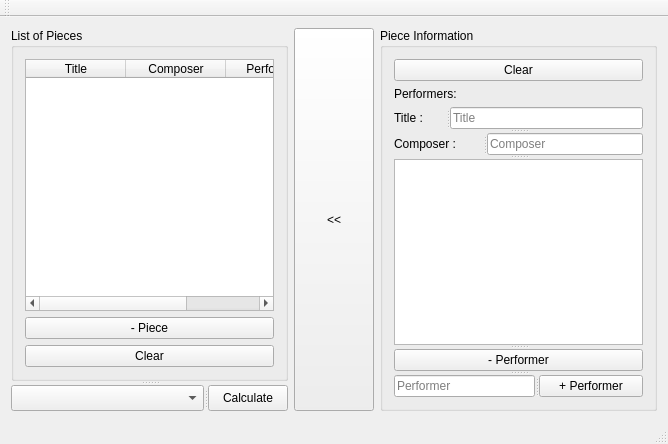
<?xml version="1.0" encoding="UTF-8"?>
<ui version="4.0">
 <class>MainWindow</class>
 <widget class="QMainWindow" name="MainWindow">
  <property name="geometry">
   <rect>
    <x>0</x>
    <y>0</y>
    <width>668</width>
    <height>444</height>
   </rect>
  </property>
  <property name="windowTitle">
   <string>Orchestrator</string>
  </property>
  <property name="toolTip">
   <string>Remove Selected Piece from List</string>
  </property>
  <widget class="QWidget" name="centralWidget">
   <layout class="QGridLayout" name="gridLayout_3">
    <item row="0" column="0">
     <widget class="QSplitter" name="splitter_5">
      <property name="orientation">
       <enum>Qt::Vertical</enum>
      </property>
      <widget class="QGroupBox" name="groupBox_2">
       <property name="sizePolicy">
        <sizepolicy hsizetype="Preferred" vsizetype="Preferred">
         <horstretch>0</horstretch>
         <verstretch>0</verstretch>
        </sizepolicy>
       </property>
       <property name="title">
        <string>List of Pieces</string>
       </property>
       <layout class="QGridLayout" name="gridLayout_2">
        <item row="2" column="0">
         <widget class="QPushButton" name="clrPcListBtn">
          <property name="toolTip">
           <string>Clear the list</string>
          </property>
          <property name="text">
           <string>Clear</string>
          </property>
         </widget>
        </item>
        <item row="0" column="0">
         <widget class="QSplitter" name="splitter_6">
          <property name="orientation">
           <enum>Qt::Horizontal</enum>
          </property>
          <widget class="QTableWidget" name="pcTable">
           <property name="toolTip">
            <string>Descriptions of Pieces</string>
           </property>
           <property name="columnCount">
            <number>3</number>
           </property>
           <attribute name="horizontalHeaderStretchLastSection">
            <bool>true</bool>
           </attribute>
           <column>
            <property name="text">
             <string>Title</string>
            </property>
           </column>
           <column>
            <property name="text">
             <string>Composer</string>
            </property>
           </column>
           <column>
            <property name="text">
             <string>Performers</string>
            </property>
           </column>
          </widget>
         </widget>
        </item>
        <item row="1" column="0">
         <widget class="QPushButton" name="subPcBtn">
          <property name="toolTip">
           <string>Remove selected piece from the list</string>
          </property>
          <property name="text">
           <string>- Piece</string>
          </property>
         </widget>
        </item>
       </layout>
       <zorder>splitter_6</zorder>
       <zorder>splitter_6</zorder>
       <zorder>clrPcListBtn</zorder>
       <zorder>subPcBtn</zorder>
      </widget>
      <widget class="QSplitter" name="splitter_8">
       <property name="orientation">
        <enum>Qt::Horizontal</enum>
       </property>
       <widget class="QComboBox" name="resCombo">
        <property name="sizePolicy">
         <sizepolicy hsizetype="Preferred" vsizetype="Fixed">
          <horstretch>5</horstretch>
          <verstretch>0</verstretch>
         </sizepolicy>
        </property>
        <property name="toolTip">
         <string>Calculation Result</string>
        </property>
       </widget>
       <widget class="QPushButton" name="calcBtn">
        <property name="sizePolicy">
         <sizepolicy hsizetype="Minimum" vsizetype="Fixed">
          <horstretch>1</horstretch>
          <verstretch>0</verstretch>
         </sizepolicy>
        </property>
        <property name="toolTip">
         <string>Calculate the optimal schedule arrangement</string>
        </property>
        <property name="text">
         <string>Calculate</string>
        </property>
       </widget>
      </widget>
     </widget>
    </item>
    <item row="0" column="1">
     <widget class="QPushButton" name="addPcBtn">
      <property name="sizePolicy">
       <sizepolicy hsizetype="Minimum" vsizetype="Minimum">
        <horstretch>0</horstretch>
        <verstretch>0</verstretch>
       </sizepolicy>
      </property>
      <property name="text">
       <string>&lt;&lt;</string>
      </property>
     </widget>
    </item>
    <item row="0" column="2">
     <widget class="QGroupBox" name="groupBox">
      <property name="sizePolicy">
       <sizepolicy hsizetype="Preferred" vsizetype="Preferred">
        <horstretch>0</horstretch>
        <verstretch>0</verstretch>
       </sizepolicy>
      </property>
      <property name="title">
       <string>Piece Information</string>
      </property>
      <layout class="QGridLayout" name="gridLayout">
       <item row="1" column="0">
        <widget class="QLabel" name="label">
         <property name="text">
          <string>Performers:</string>
         </property>
        </widget>
       </item>
       <item row="3" column="0">
        <widget class="QSplitter" name="splitter_4">
         <property name="orientation">
          <enum>Qt::Vertical</enum>
         </property>
         <widget class="QSplitter" name="splitter">
          <property name="orientation">
           <enum>Qt::Horizontal</enum>
          </property>
          <widget class="QLabel" name="label_2">
           <property name="text">
            <string>Title :</string>
           </property>
          </widget>
          <widget class="QLineEdit" name="titleEdit">
           <property name="toolTip">
            <string>Title of the piece</string>
           </property>
           <property name="placeholderText">
            <string>Title</string>
           </property>
          </widget>
         </widget>
         <widget class="QSplitter" name="splitter_9">
          <property name="orientation">
           <enum>Qt::Horizontal</enum>
          </property>
          <widget class="QLabel" name="label_3">
           <property name="text">
            <string>Composer :</string>
           </property>
          </widget>
          <widget class="QLineEdit" name="compEdit">
           <property name="toolTip">
            <string>Composer of the piece</string>
           </property>
           <property name="placeholderText">
            <string>Composer</string>
           </property>
          </widget>
         </widget>
         <widget class="QSplitter" name="splitter_2">
          <property name="orientation">
           <enum>Qt::Vertical</enum>
          </property>
          <widget class="QListWidget" name="perfList">
           <property name="toolTip">
            <string>List of Performers</string>
           </property>
          </widget>
          <widget class="QPushButton" name="subPerfBtn">
           <property name="toolTip">
            <string>Remove Selected Performer from List</string>
           </property>
           <property name="text">
            <string>- Performer</string>
           </property>
          </widget>
          <widget class="QSplitter" name="splitter_3">
           <property name="orientation">
            <enum>Qt::Horizontal</enum>
           </property>
           <widget class="QLineEdit" name="perfEdit">
            <property name="placeholderText">
             <string>Performer</string>
            </property>
            <property name="clearButtonEnabled">
             <bool>false</bool>
            </property>
           </widget>
           <widget class="QPushButton" name="addPerfBtn">
            <property name="toolTip">
             <string>Add Performer Name to List</string>
            </property>
            <property name="text">
             <string>+ Performer</string>
            </property>
           </widget>
          </widget>
         </widget>
        </widget>
       </item>
       <item row="0" column="0">
        <widget class="QPushButton" name="clrPcBtn">
         <property name="toolTip">
          <string>Clear Beneath Information</string>
         </property>
         <property name="text">
          <string>Clear</string>
         </property>
        </widget>
       </item>
      </layout>
     </widget>
    </item>
   </layout>
   <zorder>titleEdit</zorder>
   <zorder>label_2</zorder>
   <zorder>groupBox</zorder>
   <zorder>pcTable</zorder>
   <zorder>calcBtn</zorder>
   <zorder>resCombo</zorder>
   <zorder>pushButton</zorder>
   <zorder>pushButton</zorder>
   <zorder>groupBox_2</zorder>
   <zorder>compEdit</zorder>
   <zorder>label_3</zorder>
   <zorder>splitter_5</zorder>
  </widget>
  <widget class="QMenuBar" name="menuBar">
   <property name="geometry">
    <rect>
     <x>0</x>
     <y>0</y>
     <width>668</width>
     <height>20</height>
    </rect>
   </property>
  </widget>
  <widget class="QToolBar" name="mainToolBar">
   <attribute name="toolBarArea">
    <enum>TopToolBarArea</enum>
   </attribute>
   <attribute name="toolBarBreak">
    <bool>false</bool>
   </attribute>
  </widget>
  <widget class="QStatusBar" name="statusBar"/>
 </widget>
 <layoutdefault spacing="6" margin="11"/>
 <tabstops>
  <tabstop>clrPcBtn</tabstop>
  <tabstop>titleEdit</tabstop>
  <tabstop>compEdit</tabstop>
  <tabstop>perfList</tabstop>
  <tabstop>subPerfBtn</tabstop>
  <tabstop>perfEdit</tabstop>
  <tabstop>addPerfBtn</tabstop>
  <tabstop>addPcBtn</tabstop>
  <tabstop>pcTable</tabstop>
  <tabstop>subPcBtn</tabstop>
  <tabstop>clrPcListBtn</tabstop>
  <tabstop>resCombo</tabstop>
  <tabstop>calcBtn</tabstop>
 </tabstops>
 <resources/>
 <connections/>
</ui>
